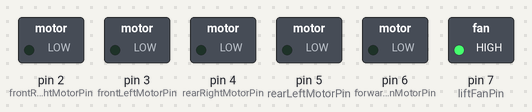
A sketch run on a simulated Arduino Uno, built with avr-gcc and run on an emulated ATmega328P. On the bench: switched loads named in the sketch (green lamp = pin HIGH).

Above: at 0.1 s.
At 5.1 s:
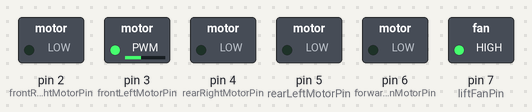
At 14.6 s:
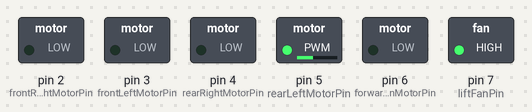
At 24.1 s:
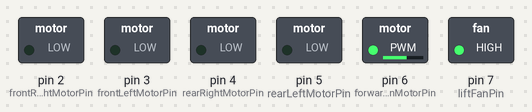
At 33.6 s:
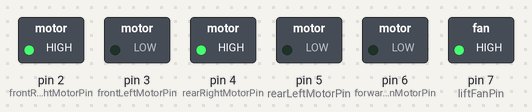
At 37.6 s:
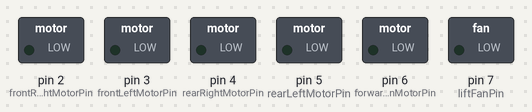
Timing chart, 0 to 40.0 s (numbered marks = the images above):
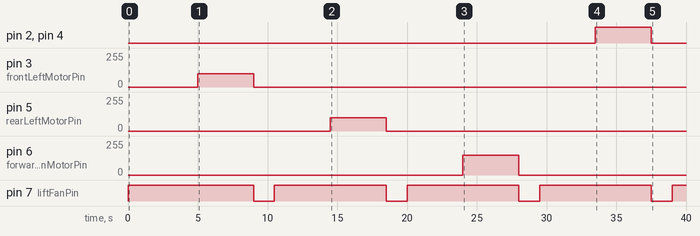

Measured:
- by itself, pin 2 (frontRightMotorPin), pin 4 (rearRightMotorPin): LOW → HIGH at 33.5 s, → LOW 4.0 s later
- by itself, pin 3 (frontLeftMotorPin): 0/255 → 100/255 at 5.0 s, → 0/255 4.0 s later
- by itself, pin 5 (rearLeftMotorPin): 0/255 → 100/255 at 14.5 s, → 0/255 4.0 s later
- by itself, pin 6 (forwardPropulsionMotorPin): 0/255 → 150/255 at 24.0 s, → 0/255 4.0 s later
- by itself, pin 7 (liftFanPin): alternates HIGH for 8.0 s and LOW for 1.5 s

The sketch:

Dance.ino
```cpp
// Dance.ino
//
// Purpose: This program is to demonstrate the different movements programmed to the hovercraft
// When program starts, 5 second delay is added to wait for the lift fan to fully spin up
// Afterwards the first dance move starts, which is to rotate right.
// The dance move length is changed by changing the variable "moveLength"
// Afterwards the lift fan spins down, to act as a break, before resuming to the next dance move
// Change motor pins below if needed
//
// @author Prince Balabis

// Pins for motors
const int liftFanPin = 7;
const int forwardPropulsionMotorPin = 6;
const int frontRightMotorPin = 2;
const int frontLeftMotorPin = 3;
const int rearRightMotorPin = 4;
const int rearLeftMotorPin = 5;

// length of a dance move
const int moveLength = 4000;

void setup()
{
  // Motor pin setup
  pinMode(liftFanPin, OUTPUT);
  pinMode(forwardPropulsionMotorPin, OUTPUT);
  pinMode(frontRightMotorPin, OUTPUT);
  pinMode(frontLeftMotorPin, OUTPUT);
  pinMode(rearRightMotorPin, OUTPUT);
  pinMode(rearLeftMotorPin, OUTPUT);

  // Motor initial setup
  analogWrite(liftFanPin, 255);
  analogWrite(forwardPropulsionMotorPin, 0);
  analogWrite(frontRightMotorPin, 0);
  analogWrite(frontLeftMotorPin, 0);
  analogWrite(rearRightMotorPin, 0);
  analogWrite(rearLeftMotorPin, 0);
}

void loop()
{
  // Delay untill dance starts
  delay(5000);

  // Rotate right  move
  rotateRight();
  disableHoverLift();

  // Rotate left  move
  enableHoverLift();
  rotateLeft();
  disableHoverLift();

  // Travel forward  move
  enableHoverLift();
  travelForward();
  disableHoverLift();


  // Move left move
  enableHoverLift();
  travelLeft();
  disableHoverLift();

  // Move right move
  enableHoverLift();
  travelRight();
  disableHoverLift();

  // Infinite loop to end dance
  while (1) {
    delay(2000);
  }
}

// Function to make the hovercraft move FORWARD
void travelForward() {
  analogWrite(forwardPropulsionMotorPin, 150);
  delay(moveLength);
  analogWrite(forwardPropulsionMotorPin, 0);
}

// Function to make the hovercraft move LEFT
void travelLeft() {
  analogWrite(frontRightMotorPin, 150);
  analogWrite(rearRightMotorPin, 150);
  delay(moveLength);
  analogWrite(frontRightMotorPin, 0);
  analogWrite(rearRightMotorPin, 0);
}

// Function to make the hovercraft move RIGHT
void travelRight() {
  analogWrite(frontLeftMotorPin, 150);
  analogWrite(rearLeftMotorPin, 150);
  delay(moveLength);
  analogWrite(frontLeftMotorPin, 0);
  analogWrite(rearLeftMotorPin, 0);
}

// Function to make the hovercraft ROTATE LEFT
void rotateLeft() {
  analogWrite(frontRightMotorPin, 100);
  analogWrite(rearLeftMotorPin, 100);
  delay(moveLength);
  analogWrite(frontRightMotorPin, 0);
  analogWrite(rearLeftMotorPin, 0);
}

// Function to make the hovercraft ROTATE RIGHT
void rotateRight() {
  analogWrite(frontLeftMotorPin, 100);
  analogWrite(rearRightMotorPin, 100);
  delay(moveLength);
  analogWrite(frontLeftMotorPin, 0);
  analogWrite(rearRightMotorPin, 0);
}

// Function to make the hovercraft stop/break by DISABLING the LIFT FAN
void disableHoverLift() {
  analogWrite(liftFanPin, 0);
  delay(1500);
}

// Function to make hovercraft hover by ENABLING the LIFT FAN
void enableHoverLift() {
  analogWrite(liftFanPin, 255);
  delay(4000);
}
```
